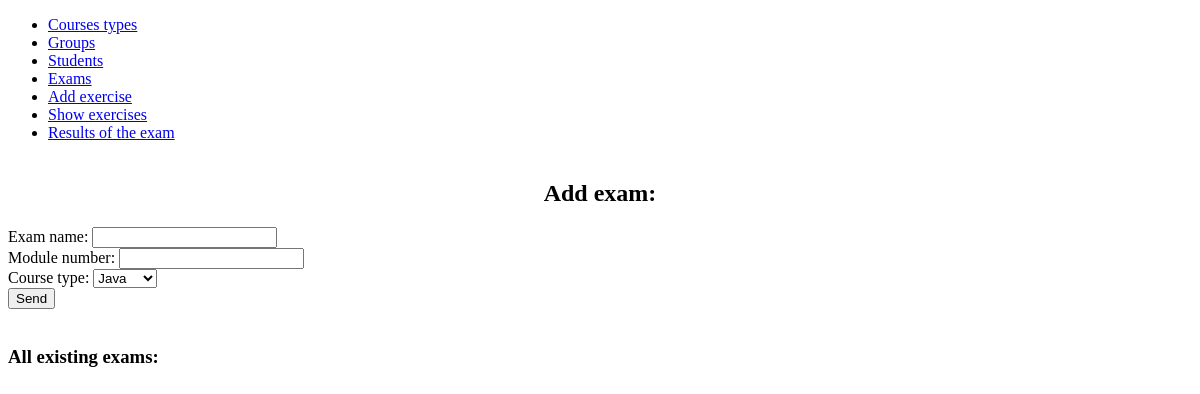
/exams, run on an earlier commit of the app's database.
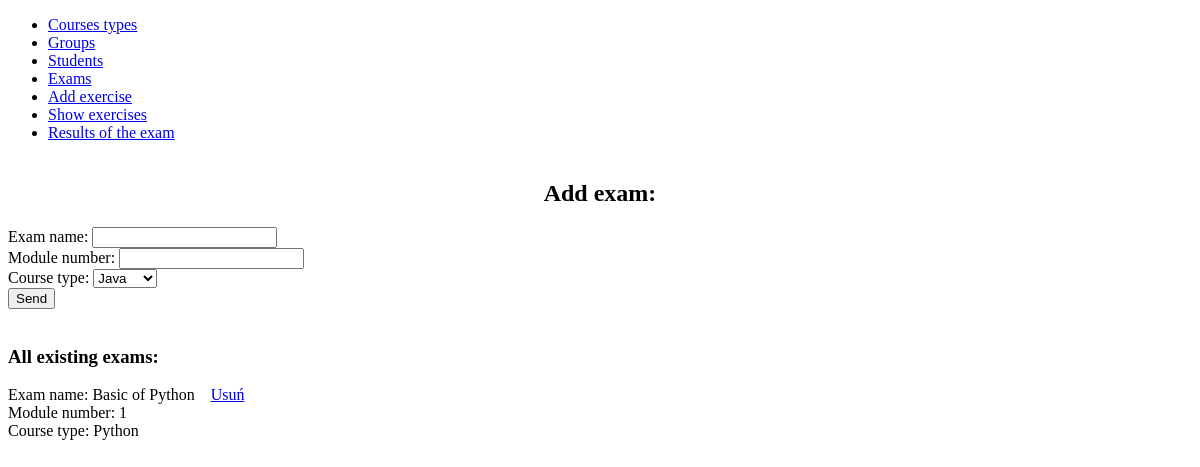
And on a later commit of the database.
### exams/models.py (models this page shows, shortened)
class Exam(models.Model):
    course_type = models.ForeignKey(
        CourseType,
        verbose_name='Course type',
        on_delete=models.SET_NULL,
        null=True
    )
    name = models.CharField(
        verbose_name='Name',
        max_length=100
    )
    module_num = models.PositiveSmallIntegerField(
        verbose_name="Number of module"
    )
    class Meta:
        verbose_name = 'Exam'
        verbose_name_plural = 'Exams'

### teams/models.py (models this page shows)
class CourseType(models.Model):
    name = models.CharField(
        verbose_name="Name",
        max_length=30)
    def __str__(self):
        return self.name
    class Meta:
        verbose_name = "Course type"
        verbose_name_plural = "Courses type"

### exams/views.py (the view, shortened to what this page needs)
# urls.py: path('exams', CreateExam.as_view(), name='list-exams'),
class CreateExam(View):
    template_name = 'exam.html'
    def get(self, request):
        exams = Exam.objects.all()
        courses = CourseType.objects.all()
        return render(request, self.template_name, {'exams': exams, 'courses': courses})

### exams/templates/exam.html (shortened to what this page needs)
<!DOCTYPE html>
<html lang="en">
<head>
</head>
<body>
    {% extends 'base.html' %}
    {% block content %}
    <form method="POST">
        <h2><center>Add exam:</center></h2>
        <label>Exam name:</label>
        <input type="text" name="name" /><br>
        <label>Module number:</label>
        <input type="number" name="number" /><br>
        <label>Course type:</label>
        <select name="type">
            {% for course in courses %}
            <option value='{{ course.id }}'>{{ course.name }}</option>
            {% endfor %}
        </select><br>
        <input type="submit" value="Send" />
    </form><br>
    <h3>All existing exams:</h3>
    {% for exam in exams %}
    Exam name: {{ exam.name }}&nbsp;&nbsp;&nbsp;&nbsp;<a href="{% url 'delete-exam' exam.id %}">Usuń</a><br>
    Module number: {{ exam.module_num }}<br>
    Course type: {{ exam.course_type }}<br><br>
    {% endfor %}
    {% endblock %}

What changed in the data, as far as the page shows it:
added Exam: name "Basic of Python", module_num "1", course_type "Python"
